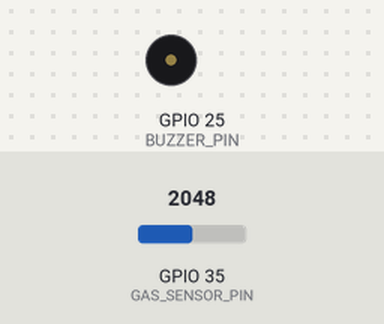
A sketch run on a simulated ESP32. On the bench: buzzer (waves = sounding, pin HIGH). The inputs (shaded band) are chosen by the test bench; at power-on: GPIO 35 (GAS_SENSOR_PIN) = 2048. What the sketch prints to the serial monitor is not drawn.

Above: at 1.2 s.
1.3 s: GPIO 35 (GAS_SENSOR_PIN) set to 1836
2.8 s: GPIO 35 (GAS_SENSOR_PIN) set to 1732
At 3.36 s:
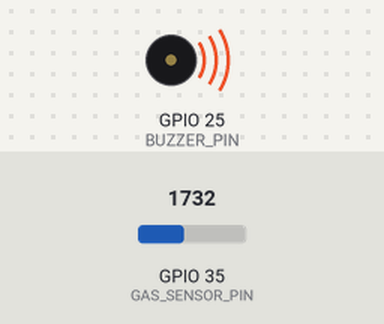
5.8 s: GPIO 35 (GAS_SENSOR_PIN) set to 1840
At 6.4 s:
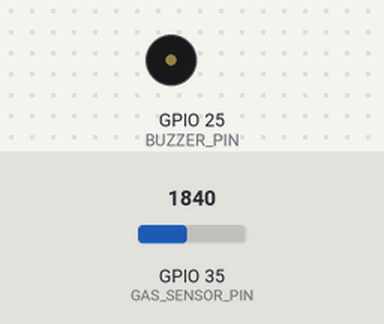
7.3 s: GPIO 35 (GAS_SENSOR_PIN) set to 1760
At 7.62 s:
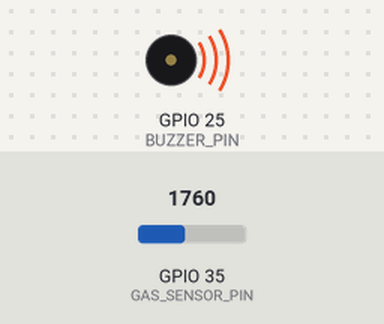
Timing chart, 0 to 11.3 s (numbered marks = the images above; inputs shaded):
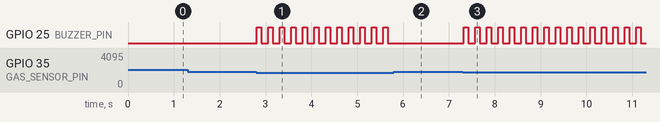

Measured:
- the behaviour switches between 1800 and 1799 on GPIO 35 (GAS_SENSOR_PIN) (found by bisection; images 0 and 1)
- after the input at 1.3 s, every drawn part: stays the same
- after the input at 2.8 s, GPIO 25 (BUZZER_PIN): alternates HIGH for 0.10 s and LOW for 0.15 s, starting at once
- after the input at 5.8 s, GPIO 25 (BUZZER_PIN): stops changing and stays LOW
- after the input at 7.3 s, GPIO 25 (BUZZER_PIN): alternates HIGH for 0.10 s and LOW for 0.15 s, starting at once

The sketch:

node_safety_living.ino
```cpp
#include <WiFi.h>
#include <esp_now.h>

// ==========================================================
// PIN DEFINITIONS
// ==========================================================
#define GAS_SENSOR_PIN 35   // سلك D0 من الحساس (GPIO 35)
#define BUZZER_PIN     25   // سلك البزر (GPIO 25)

// ==========================================================
// THRESHOLDS & TIMINGS
// ==========================================================
#define GAS_THRESHOLD  1800

// عنوان البث الموحد للماستر
uint8_t broadcastAddress[] = {0xFF, 0xFF, 0xFF, 0xFF, 0xFF, 0xFF};

// ==========================================================
// UNIFIED DATA STRUCTURE (Must match Master exactly)
// ==========================================================
typedef struct struct_message {
  int nodeID;           // 1: Solar, 2: Bedroom, 3: Kitchen, 4: Living Room
  bool gasAlarm;
  float batteryVolts;
  float sunlight;
  float insideTemp;
  float insideHumidity;
  float outsideTemp;
  bool occupied;
  int coolingMode;
  int fanSpeed;
  int overrideMode;

  // Living Room Controls (Node 4)
  bool led1;
  bool led2;
  bool tv;
  bool curtainOpen;
  int livingMode;
} SystemData;

SystemData gasData;
esp_now_peer_info_t peerInfo;

void setup() {
  Serial.begin(115200);

  pinMode(GAS_SENSOR_PIN, INPUT);
  pinMode(BUZZER_PIN, OUTPUT);

  // البزر مغلق في البداية
  digitalWrite(BUZZER_PIN, LOW);

  WiFi.mode(WIFI_STA);
  WiFi.disconnect();

  if (esp_now_init() != ESP_OK) {
    Serial.println("Error initializing ESP-NOW");
    return;
  }

  memset(&peerInfo, 0, sizeof(peerInfo));
  memcpy(peerInfo.peer_addr, broadcastAddress, 6);
  peerInfo.channel = 0;
  peerInfo.encrypt = false;

  if (esp_now_add_peer(&peerInfo) != ESP_OK) {
    Serial.println("Failed to add broadcast peer");
  }

  Serial.println("=== Kitchen Safety Node (Node 3) Ready ===");
}

void loop() {
  int gasLevel = analogRead(GAS_SENSOR_PIN);

  // تصحيح الانعكاس:
  // لأن السلك من طرف D0: في الجو العادي يعطي 4095، ولما يلقط غاز يهبط للصفر
  // إذن التسريب يحدث عندما تكون القراءة أقل من 1800 (< وليس >=)
  bool isGasLeaking = (gasLevel < GAS_THRESHOLD);

  if (isGasLeaking) {
    // إنذار صوتي متقطع عند الغاز
    digitalWrite(BUZZER_PIN, HIGH);
    delay(100);
    digitalWrite(BUZZER_PIN, LOW);
    delay(100);
    Serial.print("⚠️ CRITICAL ALERT: Gas Leak Detected! Raw Level: ");
    Serial.println(gasLevel);
  } else {
    // البزر ساكت تماماً في الجو العادي
    digitalWrite(BUZZER_PIN, LOW);
  }

  // إرسال البيانات للماستر كل 1 ثانية
  static unsigned long lastSend = 0;
  if (millis() - lastSend >= 1000) {
    lastSend = millis();

    memset(&gasData, 0, sizeof(gasData));
    gasData.nodeID = 3; // نود 3 للمطبخ
    gasData.gasAlarm = isGasLeaking;

    esp_now_send(broadcastAddress, (uint8_t *)&gasData, sizeof(gasData));
  }

  delay(50);
}
```
